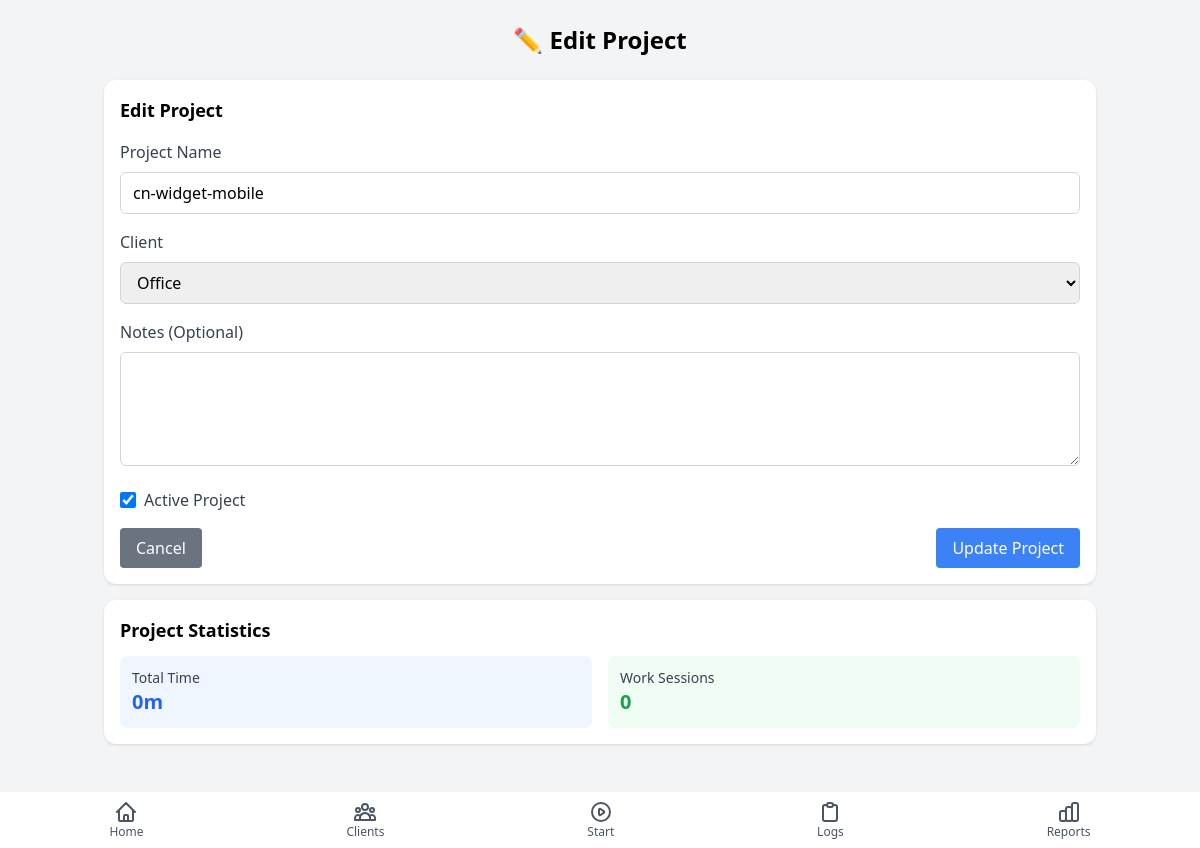
/edit_project.php?id=7, run on the app's committed database.
### tables this page shows
CREATE TABLE projects (
                project_id INTEGER PRIMARY KEY AUTOINCREMENT,
                client_id INTEGER NOT NULL,
                name TEXT NOT NULL,
                notes TEXT,
                is_active BOOLEAN DEFAULT 1,
                created_at TIMESTAMP DEFAULT CURRENT_TIMESTAMP,
                updated_at TIMESTAMP DEFAULT CURRENT_TIMESTAMP,
                FOREIGN KEY (client_id) REFERENCES clients (client_id) ON DELETE CASCADE
            );

CREATE TABLE clients (
                client_id INTEGER PRIMARY KEY AUTOINCREMENT,
                name TEXT NOT NULL,
                email TEXT,
                notes TEXT,
                created_at TIMESTAMP DEFAULT CURRENT_TIMESTAMP,
                updated_at TIMESTAMP DEFAULT CURRENT_TIMESTAMP
            );

### includes/functions.php (called while the page is built, shortened)
<?php
function formatDuration($minutes) {
    if ($minutes < 60) {
        return $minutes . "m";
    }
    $hours = floor($minutes / 60);
    $mins = $minutes % 60;
    return $hours . "h " . $mins . "m";
}

### edit_project.php (the view, shortened to what this page needs)
<?php
require_once 'includes/header.php';
$projectId = filter_var($_GET['id'] ?? 0, FILTER_VALIDATE_INT);
$pdo = getDbConnection();
try {
    $stmt = $pdo->prepare("
        SELECT
            p.*,
            c.name as client_name
        FROM projects p
        JOIN clients c ON p.client_id = c.client_id
        WHERE p.project_id = :project_id
    ");
    $stmt->execute([':project_id' => $projectId]);
    $project = $stmt->fetch(PDO::FETCH_ASSOC);
    $stmt = $pdo->prepare("
        SELECT COUNT(*) FROM work_sessions
        WHERE project_id = :project_id AND end_time IS NULL
    ");
    $stmt->execute([':project_id' => $projectId]);
    $hasActiveSession = $stmt->fetchColumn() > 0;
} catch (PDOException $e) {
    setFlashMessage('error', 'Database error: ' . $e->getMessage());
    header('Location: clients.php');
    exit;
}
$stmt = $pdo->query("SELECT client_id, name FROM clients ORDER BY name");
$clients = $stmt->fetchAll(PDO::FETCH_ASSOC);
?>
<div class="bg-white rounded-xl shadow p-4 mb-4">
    <h2 class="text-lg font-semibold mb-4">Edit Project</h2>
    <form method="POST" action="edit_project.php?id=<?php echo $projectId; ?>">
        <div class="mb-4">
            <label for="projectName" class="block text-gray-700 font-medium mb-2">Project Name</label>
            <input type="text" id="projectName" name="projectName" value="<?php echo htmlspecialchars($project['name']); ?>" class="w-full px-3 py-2 border border-gray-300 rounded-md focus:outline-none focus:ring-2 focus:ring-blue-500" required>
        </div>
        <div class="mb-4">
            <label for="clientSelect" class="block text-gray-700 font-medium mb-2">Client</label>
            <select id="clientSelect" name="clientSelect" class="w-full px-3 py-2 border border-gray-300 rounded-md focus:outline-none focus:ring-2 focus:ring-blue-500" required>
                <?php foreach ($clients as $client): ?>
                <option value="<?php echo $client['client_id']; ?>" <?php echo $project['client_id'] == $client['client_id'] ? 'selected' : ''; ?>>
                    <?php echo htmlspecialchars($client['name']); ?>
                </option>
                <?php endforeach; ?>
            </select>
        </div>
        <div class="mb-4">
            <label for="projectNotes" class="block text-gray-700 font-medium mb-2">Notes (Optional)</label>
            <textarea id="projectNotes" name="projectNotes" rows="4" class="w-full px-3 py-2 border border-gray-300 rounded-md focus:outline-none focus:ring-2 focus:ring-blue-500"><?php echo htmlspecialchars($project['notes'] ?? ''); ?></textarea>
        </div>
        <div class="mb-4">
            <label class="flex items-center">
                <input type="checkbox" name="isActive" class="h-4 w-4 text-blue-600 focus:ring-blue-500 border-gray-300 rounded" <?php echo $project['is_active'] ? 'checked' : ''; ?> <?php echo $hasActiveSession ? 'disabled' : ''; ?>>
                <span class="ml-2 text-gray-700">Active Project</span>
            </label>
        </div>
        <div class="flex justify-between">
            <a href="clients.php" class="bg-gray-500 hover:bg-gray-600 text-white py-2 px-4 rounded">
                Cancel
            </a>
            <button type="submit" class="bg-blue-500 hover:bg-blue-600 text-white py-2 px-4 rounded">
                Update Project
            </button>
        </div>
    </form>
</div>
<div class="bg-white rounded-xl shadow p-4 mb-4">
    <h2 class="text-lg font-semibold mb-3">Project Statistics</h2>
    <?php
    $stmt = $pdo->prepare("
        SELECT
            COUNT(*) as session_count,
            SUM(duration_minutes) as total_minutes,
            MIN(start_time) as first_session,
            MAX(start_time) as last_session
        FROM work_sessions
        WHERE project_id = :project_id
        AND duration_minutes IS NOT NULL
    ");
    $stmt->execute([':project_id' => $projectId]);
    $stats = $stmt->fetch(PDO::FETCH_ASSOC);
    ?>
    <div class="grid grid-cols-2 gap-4">
        <div class="bg-blue-50 p-3 rounded-lg">
            <h3 class="text-sm font-medium text-gray-700">Total Time</h3>
            <p class="text-xl font-bold text-blue-600"><?php echo formatDuration($stats['total_minutes'] ?? 0); ?></p>
        </div>
        <div class="bg-green-50 p-3 rounded-lg">
            <h3 class="text-sm font-medium text-gray-700">Work Sessions</h3>
            <p class="text-xl font-bold text-green-600"><?php echo $stats['session_count'] ?? 0; ?></p>
        </div>
    </div>
</div>
<?php
require_once 'includes/footer.php';
?>

### data on the page
projects: projectName "cn-widget-mobile", clientSelect "Office", is_active "☑"

### other printed values
formatDuration($stats['total_minutes'] ?? 0) "0m"
$stats['session_count'] "0"
